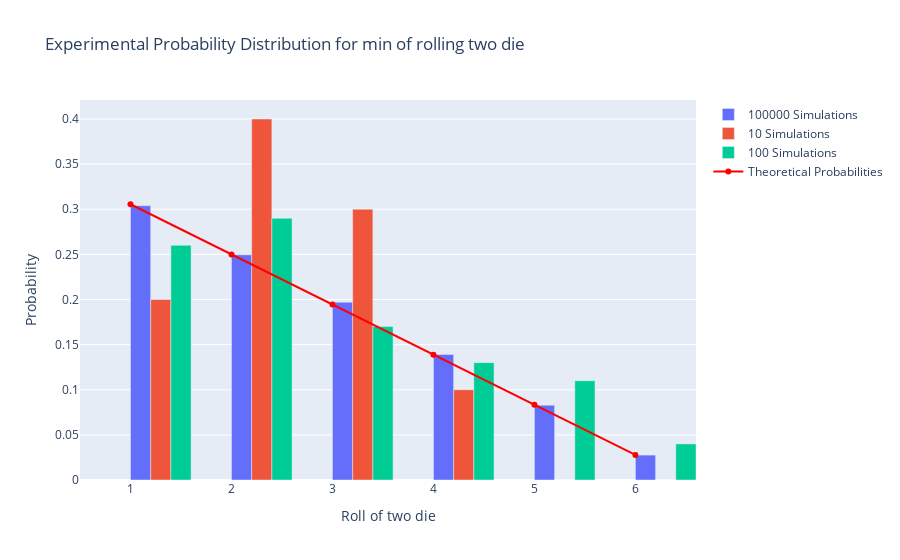

Notebook cell for this chart:
### Markdown cell above
I can help you create a description for the minimum outcome of two fair dice. Here is a possible way to write it:

## Simulating the Minimum Outcome of Two Fair Dice

### Objective
The objective of this simulation is to roll two fair six-sided dice and calculate the experimental probabilities for the minimum outcome of the two dice.

### Sample Space
The sample space consists of all possible outcomes, ranging from 1 to 6 for each die.

### Probabilities
The theoretical probabilities for the minimum outcome of two fair dice are:

- Min Outcome of 1: Probability = $\frac{11}{36}$
- Min Outcome of 2: Probability = $\frac{9}{36}$
- Min Outcome of 3: Probability = $\frac{7}{36}$
- Min Outcome of 4: Probability = $\frac{5}{36}$
- Min Outcome of 5: Probability = $\frac{3}{36}$
- Min Outcome of 6: Probability = $\frac{1}{36}$

### Code cell
sample_space = range(1,7)
# Actual probabilities (since it's the sum of two fair six-sided dice)
actual_probabilities = [11/36, 9/36, 7/36, 5/36, 3/36, 1/36]

# Number of simulations
num_simulations_list = [ 100000 , 10, 100]
operation='min' 
no_of_die=2

# run the experiment 
df = run_experiment(num_simulations_list=num_simulations_list, actual_probabilities=actual_probabilities ,operation=operation , no_of_die=2 ,sample_space=sample_space)
title='Experimental Probability Distribution for min of rolling two die '
x_title = "Roll of two die"
plot_df(df=df , num_simulations_list=num_simulations_list ,title=title, x_title=x_title)

df

### Figure 1 — Plotly figure (JSON) as saved in the notebook; plotly's stock layout.template omitted (floating-point values rounded to 4 significant figures)
{"data": [{"name": "100000 Simulations", "offset": 0, "type": "bar", "width": 0.2, "x": [1, 2, 3, 4, 5, 6], "y": [0.3039, 0.2495, 0.1969, 0.1391, 0.08289, 0.0276]}, {"name": "10 Simulations", "offset": 0.2, "type": "bar", "width": 0.2, "x": [1, 2, 3, 4, 5, 6], "y": [0.2, 0.4, 0.3, 0.1, 0, 0]}, {"name": "100 Simulations", "offset": 0.4, "type": "bar", "width": 0.2, "x": [1, 2, 3, 4, 5, 6], "y": [0.26, 0.29, 0.17, 0.13, 0.11, 0.04]}, {"line": {"color": "red"}, "mode": "lines+markers", "name": "Theoretical Probabilities", "type": "scatter", "x": [1, 2, 3, 4, 5, 6], "y": [0.3056, 0.25, 0.1944, 0.1389, 0.08333, 0.02778]}], "layout": {"barmode": "group", "title": {"text": "Experimental Probability Distribution for min of rolling two die "}, "xaxis": {"tickmode": "linear", "title": {"text": "Roll of two die"}}, "yaxis": {"title": {"text": "Probability"}}}}
